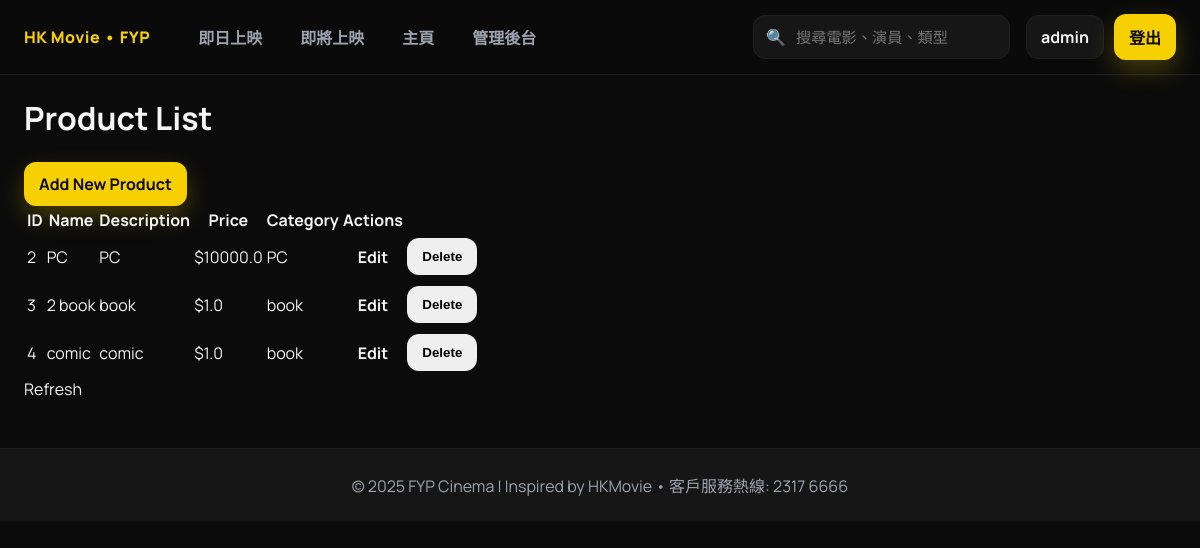
The app's page /products (signed in), older data.
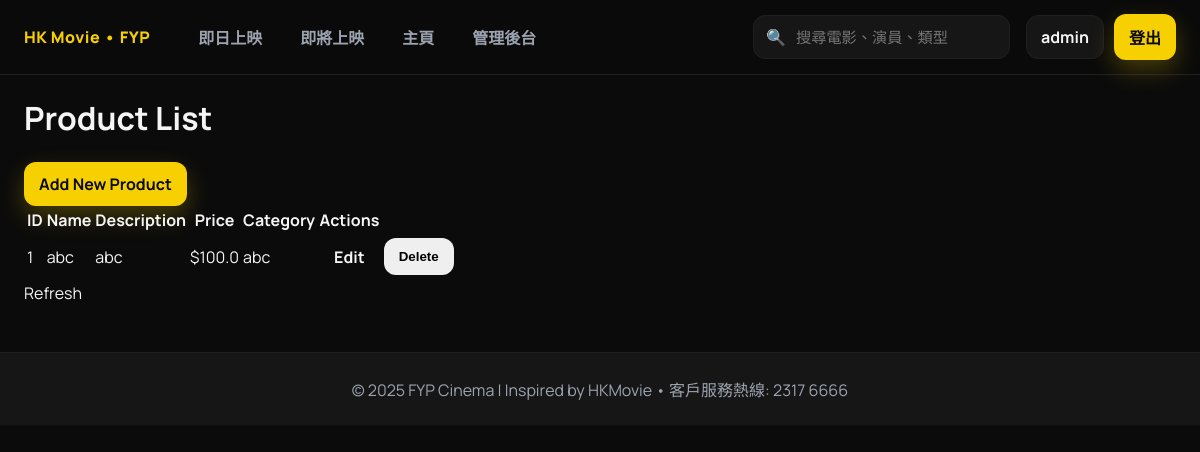
The same page, newer data.
### app/models.py (models this page shows, shortened)
class Product(db.Model):
    id = db.Column(db.Integer, primary_key=True)
    name = db.Column(db.String(64), nullable=False)
    description = db.Column(db.String(256))
    price = db.Column(db.Float, nullable=False)
    category_id = db.Column(db.Integer, db.ForeignKey('category.id'))
    category = db.relationship('Category', backref='products')

class Category(db.Model):
    id = db.Column(db.Integer, primary_key=True)
    name = db.Column(db.String(64), unique=True, nullable=False)

### app/routes.py (the view)
@app.route('/products', methods=['GET'])
@login_required
def get_products():
    products = Product.query.all()
    categories = Category.query.all()  # Fetch categories from the database
    form = ProductForm(categories=categories)  # Pass categories to the form
    return render_template('table.html.j2', products=products, form=form)

### app/forms.py
class ProductForm(FlaskForm):
    name = StringField('Product Name', validators=[DataRequired()])
    description = StringField('Description', validators=[DataRequired()])
    price = DecimalField('Price', validators=[DataRequired()])
    category_id = SelectField('Category', coerce=int, validators=[DataRequired()])
    submit = SubmitField('Submit')
    def __init__(self, categories=None, *args, **kwargs):
        super(ProductForm, self).__init__(*args, **kwargs)
        if categories is not None:
            self.category_id.choices = [(category.id, category.name) for category in categories]
        else:
            self.category_id.choices = []  # Set to empty list if categories are None

### app/models.py (called while the page is built)
@login.user_loader
def load_user(id):
    return User.query.get(int(id))

### app/templates/table.html.j2 (shortened to what this page needs)
{% extends "base.html.j2" %}
{% block content %}
<h1>Product List</h1>
{% if current_user.is_authenticated and current_user.is_admin %}
    <a href="#" class="btn btn-primary" id="toggleFormBtn">Add New Product</a>
{% endif %}
<table class="table table-striped">
    <thead>
        <tr>
            <th>ID</th>
            <th>Name</th>
            <th>Description</th>
            <th>Price</th>
            <th>Category</th>
            {% if current_user.is_authenticated %}
                <th>Actions</th>
            {% endif %}
        </tr>
    </thead>
    <tbody>
        {% for product in products %}
        <tr>
            <td>{{ product.id }}</td>
            <td><a href="{{ url_for('view_product', product_id=product.id) }}">{{ product.name }}</a></td>
            <td>{{ product.description }}</td>
            <td>${{ product.price }}</td>
            <td>{{ product.category.name }}</td>
            {% if current_user.is_authenticated and current_user.is_admin %}
                <td>
                    <a href="{{ url_for('update_product', product_id=product.id) }}" class="btn btn-warning">Edit</a>
                </td>
                <td>
                    <form action="{{ url_for('delete_product', product_id=product.id) }}" method="POST" style="display:inline;">
                        <button type="submit" class="btn btn-danger">Delete</button>
                    </form>
                </td>
            {% endif %}
        </tr>
        {% endfor %}
    </tbody>
</table>
<a href="{{ url_for('get_products') }}">Refresh</a>
{% endblock %}

Row changes from the older to the newer data that the page shows:
removed Product: id "2", name "PC", description "PC", price "10000.0", category.name "PC"
removed Product: id "3", name "2 book", description "book", price "1.0", category.name "book"
removed Product: id "4", name "comic", description "comic", price "1.0", category.name "book"
added Product: id "1", name "abc", description "abc", price "100.0", category.name "abc"
